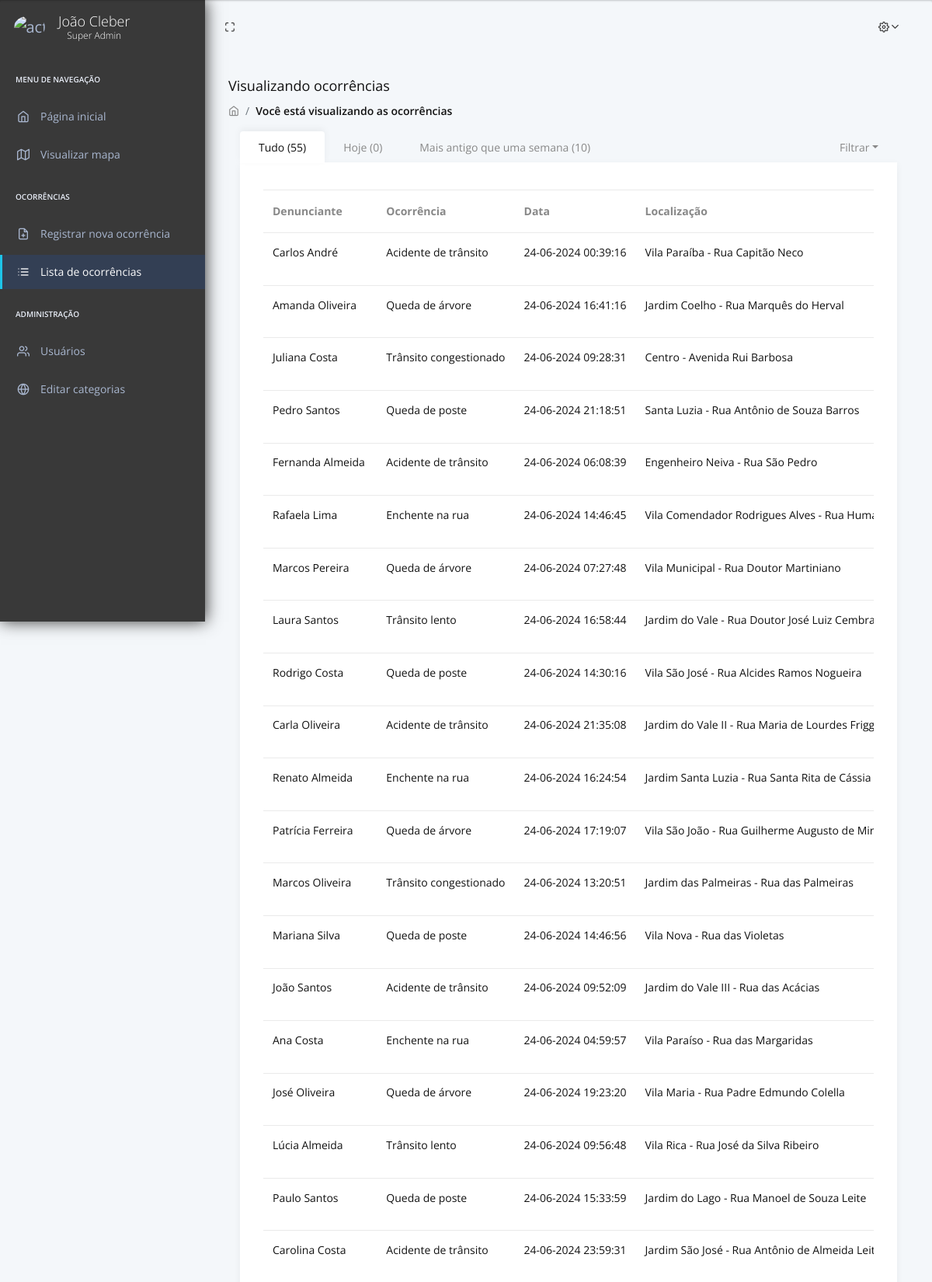
/ocorrencias.php (signed in, upper part), run on the app's committed database.
### tables this page shows
CREATE TABLE IF NOT EXISTS `ocorrencias` (
  `id` int(11) NOT NULL AUTO_INCREMENT,
  `email` varchar(50) NOT NULL,
  `nome` varchar(255) NOT NULL,
  `descricao` varchar(255) DEFAULT NULL,
  `bairro` varchar(255) DEFAULT NULL,
  `rua` varchar(255) DEFAULT NULL,
  `status` int(11) DEFAULT 3,
  `categoria` int(11) DEFAULT NULL,
  `latitude` decimal(20,6) DEFAULT NULL,
  `longitude` decimal(20,6) DEFAULT NULL,
  `created_at` datetime DEFAULT current_timestamp(),
  PRIMARY KEY (`id`)
);

### ocorrencias.php (the view, shortened to what this page needs)
<?php
$servername = "localhost";
$username = "root";
$password = "";
$dbname = "geotracker";
$conn = new mysqli($servername, $username, $password, $dbname);
$today = date('Y-m-d');
$sql_count = "SELECT COUNT(*) as count FROM ocorrencias WHERE DATE(created_at) = ?";
$stmt = $conn->prepare($sql_count);
$stmt->bind_param("s", $today);
$stmt->execute();
$result = $stmt->get_result();
$sql_all = "
    SELECT ocorrencias.id, ocorrencias.nome, ocorrencias.descricao, ocorrencias.bairro, ocorrencias.rua, ocorrencias.created_at, ocorrencias.status, users.image, categorias.categoria AS categoria
    FROM ocorrencias
    JOIN users ON ocorrencias.email = users.email
    JOIN categorias ON ocorrencias.categoria = categorias.id";
$result_all = $conn->query($sql_all);
$today = date('Y-m-d');
$sql_all_day = "
    SELECT ocorrencias.id, ocorrencias.nome, ocorrencias.descricao, ocorrencias.bairro, ocorrencias.rua, ocorrencias.created_at, ocorrencias.status, users.image, categorias.categoria AS categoria
    FROM ocorrencias
    JOIN users ON ocorrencias.email = users.email
    JOIN categorias ON ocorrencias.categoria = categorias.id WHERE DATE(ocorrencias.created_at) = '$today'";
$result_all_day = $conn->query($sql_all_day);
$week = date('Y-m-d', strtotime('-1 week'));
$sql_all_week = "
    SELECT ocorrencias.id, ocorrencias.nome, ocorrencias.descricao, ocorrencias.bairro, ocorrencias.rua, ocorrencias.created_at, ocorrencias.status, users.image, categorias.categoria AS categoria
    FROM ocorrencias
    JOIN users ON ocorrencias.email = users.email
    JOIN categorias ON ocorrencias.categoria = categorias.id WHERE DATE(ocorrencias.created_at) <= '$week'";
$result_all_week = $conn->query($sql_all_week);
function abreviarNome($nomeCompleto) {
    $partes = explode(' ', $nomeCompleto);
    if (count($partes) < 3) {
        return $nomeCompleto;
    }
    $primeiroNome = array_shift($partes);
    $ultimoNome = array_pop($partes);
    $abreviatura = '';
    $nomeAbreviado = $primeiroNome . ' ' . trim($abreviatura) . ' ' . $ultimoNome;
    return $nomeAbreviado;
}
?>
<!DOCTYPE html>
<html lang="en">
<head>
    <link rel="stylesheet" href="assets/fonts/fontawesome/css/fontawesome-all.min.css">
    <link rel="stylesheet" href="assets/plugins/animation/css/animate.min.css">
    <link rel="stylesheet" href="assets/css/style.css">
    <link rel="stylesheet" href="https://cdnjs.cloudflare.com/ajax/libs/toastr.js/latest/toastr.min.css">
</head>
<body>
    <nav class="pcoded-navbar">
        <div class="navbar-wrapper">
            <div class="navbar-brand header-logo">
                <a href="index" class="b-brand">
                    <div class="b-bg">
                        <img class="rounded-circle" style="width:40px;" src="<?php echo $_SESSION['image']; ?>"
                            alt="activity-user">
                    </div>
                    <?php
                    if(isset($_SESSION['name'])) {
                        echo '<div class="b-title-container">';
                        echo '<span class="b-title">'.abreviarNome($_SESSION['name']).'</span>';
                        $user_type = '';
                        if(isset($_SESSION['user_type'])) {
                            switch($_SESSION['user_type']) {
                                case 4:
                                    $user_type = 'Super Admin';
                                    break;
                            }
                        }
                        echo '<span class="b-subtitle">'.$user_type.'</span>';
                        echo '</div>';
                    }
                ?>
                </a>
            </div>
            <div class="navbar-content scroll-div">
                <ul class="nav pcoded-inner-navbar">
                    <li class="nav-item pcoded-menu-caption">
                        <label>Menu de navegação</label>
                    </li>
                    <li data-username="dashboard Default Ecommerce CRM Analytics Crypto Project" class="nav-item">
                        <a href="index" class="nav-link "><span class="pcoded-micon"><i
                                    class="feather icon-home"></i></span><span class="pcoded-mtext">Página
                                inicial</span></a>
                    </li>
                    <li data-username="Maps Google" class="nav-item">
                        <a href="map" class="nav-link "><span class="pcoded-micon"><i
                                    class="feather icon-map"></i></span><span class="pcoded-mtext">Visualizar
                                mapa</span></a>
                    </li>
                    <li class="nav-item pcoded-menu-caption">
                        <label>Ocorrências</label>
                    </li>
                    <li data-username="Table bootstrap datatable footable" class="nav-item">
                        <a href="addocorrencia" class="nav-link "><span class="pcoded-micon"><i
                                    class="feather icon-file-plus"></i></span><span class="pcoded-mtext">Registrar nova
                                ocorrência</span></a>
                    </li>
                    <li data-username="Table bootstrap datatable footable" class="nav-item active">
                        <a href="ocorrencias" class="nav-link "><span class="pcoded-micon"><i
                                    class="feather icon-list"></i></span><span class="pcoded-mtext">Lista de
                                ocorrências</span></a>
                    </li>
                    <li class="nav-item pcoded-menu-caption">
                        <label>Administração</label>
                    </li>
                    <li data-username="Table bootstrap datatable footable" class="nav-item">
                        <a href="users" class="nav-link "><span class="pcoded-micon"><i
                                    class="feather icon-users"></i></span><span class="pcoded-mtext">Usuários</span></a>
                    </li>
                    <li data-username="Table bootstrap datatable footable" class="nav-item">
                        <a href="categorias" class="nav-link "><span class="pcoded-micon"><i
                                    class="feather icon-globe"></i></span><span class="pcoded-mtext">Editar
                                categorias</span></a>
                    </li>
                </ul>
            </div>
        </div>
    </nav>
    <header class="navbar pcoded-header navbar-expand-lg navbar-light">
        <div class="collapse navbar-collapse">
            <ul class="navbar-nav mr-auto">
                <li><a href="javascript:" class="full-screen" onclick="javascript:toggleFullScreen()"><i
                            class="feather icon-maximize"></i></a></li>
            </ul>
            <ul class="navbar-nav ml-auto">
                <li>
                    <div class="dropdown drp-user">
                        <a href="javascript:" class="dropdown-toggle" data-toggle="dropdown">
                            <i class="icon feather icon-settings"></i>
                        </a>
                    </div>
                </li>
            </ul>
        </div>
    </header>
    <div class="pcoded-main-container">
        <div class="pcoded-wrapper">
            <div class="pcoded-content">
                <div class="pcoded-inner-content">
                    <div class="page-header">
                        <div class="page-block">
                            <div class="row align-items-center">
                                <div class="col-md-12">
                                    <div class="page-header-title">
                                        <h5 class="m-b-10">Visualizando ocorrências</h5>
                                    </div>
                                    <ul class="breadcrumb">
                                        <li class="breadcrumb-item"><a href="index"><i
                                                    class="feather icon-home"></i></a></li>
                                        <li class="breadcrumb-item"><a href="javascript:">Você está visualizando as
                                                ocorrências</a></li>
                                    </ul>
                                </div>
                            </div>
                        </div>
                    </div>
                    <div class="main-body">
                        <div class="page-wrapper">
                            <div class="col-xl-12 col-md-12 m-b-30">
                                <ul class="nav nav-tabs" id="myTab" role="tablist">
                                    <li class="nav-item">
                                        <a class="nav-link active show" id="contact-tab" data-toggle="tab"
                                            href="#contact" role="tab" aria-controls="contact" aria-selected="true">Tudo
                                            (<?php echo $result_all->num_rows; ?>)</a>
                                    </li>
                                    <li class="nav-item">
                                        <a class="nav-link" id="home-tab" data-toggle="tab" href="#home" role="tab"
                                            aria-controls="home" aria-selected="false">Hoje
                                            (<?php echo $result_all_day->num_rows; ?>)</a>
                                    </li>
                                    <li class="nav-item">
                                        <a class="nav-link" id="profile-tab" data-toggle="tab" href="#profile"
                                            role="tab" aria-controls="profile" aria-selected="false">Mais antigo que uma
                                            semana (<?php echo $result_all_week->num_rows; ?>)</a>
                                    </li>
                                    <li class="nav-item dropdown ml-auto">
                                        <a class="nav-link dropdown-toggle" data-toggle="dropdown" href="#"
                                            role="button" aria-haspopup="true" aria-expanded="false">Filtrar</a>
                                    </li>
                                </ul>
                                <div class="tab-content" id="myTabContent">
                                    <div class="tab-pane fade active show responsive-table" id="contact" role="tabpanel"
                                        aria-labelledby="contact-tab">
                                        <table class="table table-hover" id="occurrencesTable">
                                            <thead>
                                                <tr>
                                                    <th>Denunciante</th>
                                                    <th>Ocorrência</th>
                                                    <th>Data</th>
                                                    <th>Localização</th>
                                                </tr>
                                            </thead>
                                            <tbody>
                                                <?php
                                                    if ($result_all->num_rows > 0) {
                                                        while($row = $result_all->fetch_assoc()) {
                                                            $data = new DateTime($row["created_at"]);
                                                            $data_formatada = $data->format('d-m-Y H:i:s');
                                                            echo '<tr data-id="' . htmlspecialchars($row["id"]) . '" data-category="' . htmlspecialchars($row["categoria"]) . '">';
                                                            echo '    <td>';
                                                           echo '        <h6 class="m-0">' . htmlspecialchars($row["nome"]) . '</h6>';
                                                            echo '    </td>';
                                                            echo '    <td>';
                                                            echo '        <h6 class="m-0" id="descricao">' . htmlspecialchars($row["descricao"]) . '</h6>';
                                                            echo '    </td>';
                                                            echo '    <td>';
                                                            echo '        <h6 class="m-0" id="data">' . htmlspecialchars($data_formatada) . '</h6>';
                                                            echo '    </td>';
                                                            echo '    <td>';
                                                            echo '        <h6 class="m-0" id="localizacao">' . htmlspecialchars($row["bairro"]) . ' - ' . htmlspecialchars($row["rua"]) . '</h6>';
                                                            echo '    </td>';
                                                            echo '</tr>';
                                                        }
                                                    } else {
                                                        echo "<tr><td colspan='7'>Nenhuma ocorrência encontrada</td></tr>";
                                                    }
                                                    ?>
                                            </tbody>
                                        </table>
                                    </div>
                                </div>
                            </div>
                        </div>
                    </div>
                </div>
            </div>
        </div>
    </div>
</body>
</html>

### ocorrencias.php (style rules this page uses)
.responsive-table { width: 100%; max-width: 100%; overflow-x: auto; display: block; }

### data on the page
ocorrencias: nome "Carlos André", descricao "Acidente de trânsito", created_at "24-06-2024 00:39:16", bairro "Vila Paraíba", rua "Rua Capitão Neco"
ocorrencias: nome "Amanda Oliveira", descricao "Queda de árvore", created_at "24-06-2024 16:41:16", bairro "Jardim Coelho", rua "Rua Marquês do Herval"
ocorrencias: nome "Juliana Costa", descricao "Trânsito congestionado", created_at "24-06-2024 09:28:31", bairro "Centro", rua "Avenida Rui Barbosa"
ocorrencias: nome "Pedro Santos", descricao "Queda de poste", created_at "24-06-2024 21:18:51", bairro "Santa Luzia", rua "Rua Antônio de Souza Barros"
ocorrencias: nome "Fernanda Almeida", descricao "Acidente de trânsito", created_at "24-06-2024 06:08:39", bairro "Engenheiro Neiva", rua "Rua São Pedro"
ocorrencias: nome "Rafaela Lima", descricao "Enchente na rua", created_at "24-06-2024 14:46:45", bairro "Vila Comendador Rodrigues Alves", rua "Rua…"
ocorrencias: nome "Marcos Pereira", descricao "Queda de árvore", created_at "24-06-2024 07:27:48", bairro "Vila Municipal", rua "Rua Doutor Martiniano"
ocorrencias: nome "Laura Santos", descricao "Trânsito lento", created_at "24-06-2024 16:58:44", bairro "Jardim do Vale", rua "Rua Doutor José Luiz…"
ocorrencias: nome "Rodrigo Costa", descricao "Queda de poste", created_at "24-06-2024 14:30:16", bairro "Vila São José", rua "Rua Alcides Ramos Nogueira"
ocorrencias: nome "Carla Oliveira", descricao "Acidente de trânsito", created_at "24-06-2024 21:35:08", bairro "Jardim do Vale II", rua "Rua Maria de Lourdes…"
ocorrencias: nome "Renato Almeida", descricao "Enchente na rua", created_at "24-06-2024 16:24:54", bairro "Jardim Santa Luzia", rua "Rua Santa Rita de Cássia"
ocorrencias: nome "Patrícia Ferreira", descricao "Queda de árvore", created_at "24-06-2024 17:19:07", bairro "Vila São João", rua "Rua Guilherme Augusto de…"
ocorrencias: nome "Marcos Oliveira", descricao "Trânsito congestionado", created_at "24-06-2024 13:20:51", bairro "Jardim das Palmeiras", rua "Rua das Palmeiras"
ocorrencias: nome "Mariana Silva", descricao "Queda de poste", created_at "24-06-2024 14:46:56", bairro "Vila Nova", rua "Rua das Violetas"
ocorrencias: nome "João Santos", descricao "Acidente de trânsito", created_at "24-06-2024 09:52:09", bairro "Jardim do Vale III", rua "Rua das Acácias"
ocorrencias: nome "Ana Costa", descricao "Enchente na rua", created_at "24-06-2024 04:59:57", bairro "Vila Paraíso", rua "Rua das Margaridas"
ocorrencias: nome "José Oliveira", descricao "Queda de árvore", created_at "24-06-2024 19:23:20", bairro "Vila Maria", rua "Rua Padre Edmundo Colella"
ocorrencias: nome "Lúcia Almeida", descricao "Trânsito lento", created_at "24-06-2024 09:56:48", bairro "Vila Rica", rua "Rua José da Silva Ribeiro"
ocorrencias: nome "Paulo Santos", descricao "Queda de poste", created_at "24-06-2024 15:33:59", bairro "Jardim do Lago", rua "Rua Manoel de Souza Leite"
ocorrencias: nome "Carolina Costa", descricao "Acidente de trânsito", created_at "24-06-2024 23:59:31", bairro "Jardim São José", rua "Rua Antônio de Almeida…"

### other printed values
abreviarNome($_SESSION['name']) "João Cleber"
$user_type "Super Admin"
$result_all->num_rows "55"
$result_all_day->num_rows "0"
$result_all_week->num_rows "10"
